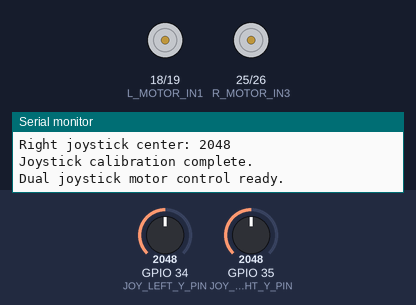
Bench run of a sketch on a simulated ESP32. Shown: motor-driver pin pairs drawn as motors (green arrow = first pin HIGH = forward, orange = second pin HIGH = backward, longer = more drive, scaled by the enable pin), the last lines printed to the serial monitor. Inputs (shaded band) come from the test bench; at power-on: GPIO 34 (JOY_LEFT_Y_PIN) = 2048, GPIO 35 (JOY_RIGHT_Y_PIN) = 2048.

Above: at 5.2 s.
5.3 s: GPIO 34 (JOY_LEFT_Y_PIN) set to 2324
6.8 s: GPIO 34 (JOY_LEFT_Y_PIN) set to 2460
At 7.2 s:
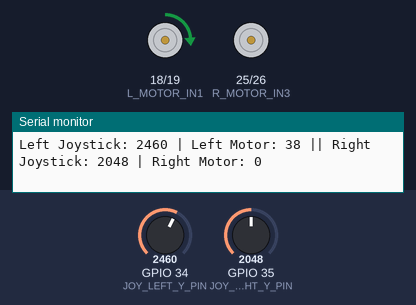
8.4 s: GPIO 35 (JOY_RIGHT_Y_PIN) set to 2345
9.9 s: GPIO 35 (JOY_RIGHT_Y_PIN) set to 2455
At 11.1 s:
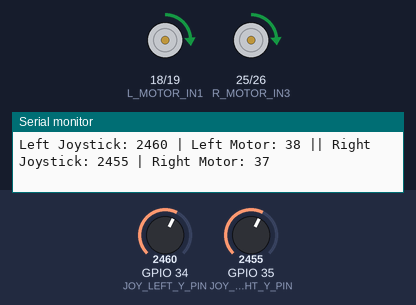
11.4 s: GPIO 34 (JOY_LEFT_Y_PIN) set to 2866
At 11.9 s:
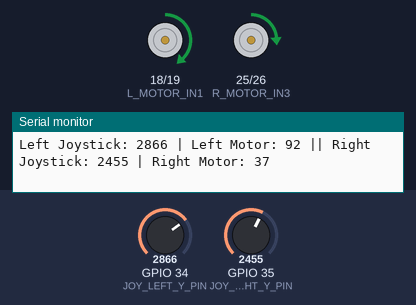
13.0 s: GPIO 34 (JOY_LEFT_Y_PIN) set to 1228
At 14.4 s:
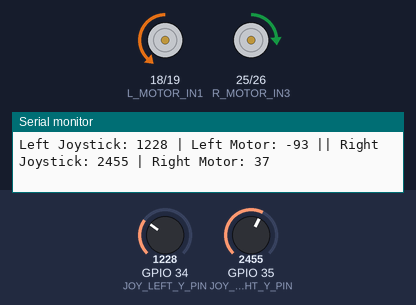
Timing chart, 0 to 15.6 s (numbered marks = the images above; inputs shaded):
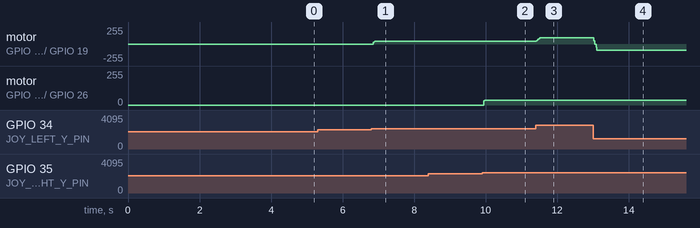

The sketch:

underwater_vehicle_control.ino
```cpp
#include <Arduino.h>

/*
 * Underwater Vehicle - Minimum Travel Time
 * -----------------------------------------
 * Course: Thermofluid Laboratory
 * Author: Jahnavi Sharma
 *
 * ESP32-based dual-motor propulsion control using
 * two analog joysticks and an L298N motor driver.
 *
 * Features:
 * - Automatic joystick center calibration
 * - Moving-average input smoothing
 * - Configurable joystick dead zone
 * - Bidirectional motor control
 * - PWM-based speed control
 * - Independent left/right motor control
 * - Serial monitoring for debugging
 */

// ============================================================
// Joystick Inputs
// ============================================================

const int JOY_LEFT_Y_PIN  = 34;   // Left joystick VRy
const int JOY_RIGHT_Y_PIN = 35;   // Right joystick VRy


// ============================================================
// L298N Motor Driver Pins
// ============================================================

// Left motor
const int L_MOTOR_EN_PIN = 27;    // ENA
const int L_MOTOR_IN1    = 18;    // IN1
const int L_MOTOR_IN2    = 19;    // IN2

// Right motor
const int R_MOTOR_EN_PIN = 14;    // ENB
const int R_MOTOR_IN3    = 25;    // IN3
const int R_MOTOR_IN4    = 26;    // IN4


// ============================================================
// PWM Configuration
// ============================================================

const int PWM_FREQ = 5000;        // PWM frequency in Hz
const int PWM_RES  = 8;            // 8-bit resolution: 0-255


// ============================================================
// Joystick Calibration
// ============================================================

int leftJoyCenter  = 2048;
int rightJoyCenter = 2048;


// ============================================================
// ADC and Motor Control Parameters
// ============================================================

const int ADC_MIN = 0;
const int ADC_MAX = 4095;

const int DEADZONE = 350;

// Minimum PWM required to overcome motor friction
const int MIN_MOTOR_SPEED = 30;

const int MOTOR_MIN = -255;
const int MOTOR_MAX = 255;


// ============================================================
// Input Smoothing
// ============================================================

const int SAMPLES = 5;

// Moving-average buffers
int leftReadings[SAMPLES];
int rightReadings[SAMPLES];

// Separate running totals for each joystick
long leftTotal  = 0;
long rightTotal = 0;

int readIndex = 0;


// ============================================================
// Read Smoothed Joystick Value
// ============================================================

int readJoystickSmoothed(
  int pin,
  int readings[],
  long &total
) {
  // Remove the oldest reading
  total -= readings[readIndex];

  // Read the latest joystick value
  readings[readIndex] = analogRead(pin);

  // Add the new reading
  total += readings[readIndex];

  // Return moving average
  return total / SAMPLES;
}


// ============================================================
// Initialize Smoothing Buffers
// ============================================================

void initializeSmoothingBuffers() {

  leftTotal = 0;
  rightTotal = 0;

  for (int i = 0; i < SAMPLES; i++) {

    leftReadings[i] = leftJoyCenter;
    rightReadings[i] = rightJoyCenter;

    leftTotal += leftReadings[i];
    rightTotal += rightReadings[i];
  }
}


// ============================================================
// Calibrate Joystick Centers
// ============================================================

void calibrateJoysticks() {

  Serial.println();
  Serial.println("Calibrating joysticks...");
  Serial.println("Keep both joysticks in the NEUTRAL position.");

  delay(2000);

  long leftSum = 0;
  long rightSum = 0;

  const int calibrationSamples = 50;

  for (int i = 0; i < calibrationSamples; i++) {

    leftSum += analogRead(JOY_LEFT_Y_PIN);
    rightSum += analogRead(JOY_RIGHT_Y_PIN);

    delay(20);
  }

  leftJoyCenter =
    leftSum / calibrationSamples;

  rightJoyCenter =
    rightSum / calibrationSamples;

  Serial.print("Left joystick center: ");
  Serial.println(leftJoyCenter);

  Serial.print("Right joystick center: ");
  Serial.println(rightJoyCenter);

  Serial.println("Joystick calibration complete.");
  Serial.println();
}


// ============================================================
// Convert Joystick ADC Reading to Motor Speed
// ============================================================

int mapADCToSpeed(int adcValue, int center) {

  // ----------------------------------------------------------
  // Neutral / Dead Zone
  // ----------------------------------------------------------

  if (
    adcValue > center - DEADZONE &&
    adcValue < center + DEADZONE
  ) {
    return 0;
  }


  // ----------------------------------------------------------
  // Forward Direction
  // ----------------------------------------------------------

  if (adcValue >= center + DEADZONE) {

    int speed = map(
      adcValue,
      center + DEADZONE,
      ADC_MAX,
      MIN_MOTOR_SPEED,
      MOTOR_MAX
    );

    return constrain(
      speed,
      MIN_MOTOR_SPEED,
      MOTOR_MAX
    );
  }


  // ----------------------------------------------------------
  // Reverse Direction
  // ----------------------------------------------------------

  if (adcValue <= center - DEADZONE) {

    int speed = map(
      adcValue,
      ADC_MIN,
      center - DEADZONE,
      MOTOR_MIN,
      -MIN_MOTOR_SPEED
    );

    return constrain(
      speed,
      MOTOR_MIN,
      -MIN_MOTOR_SPEED
    );
  }

  return 0;
}


// ============================================================
// Drive a Motor
// ============================================================

void driveMotor(
  int motorSpeed,
  int in1,
  int in2,
  int enPin
) {

  // ----------------------------------------------------------
  // Stop Motor
  // ----------------------------------------------------------

  if (motorSpeed == 0) {

    // Disable motor output
    digitalWrite(in1, LOW);
    digitalWrite(in2, LOW);

    ledcWrite(enPin, 0);

    return;
  }


  // ----------------------------------------------------------
  // Calculate PWM Duty Cycle
  // ----------------------------------------------------------

  int duty = abs(motorSpeed);

  duty = constrain(duty, 0, 255);


  // ----------------------------------------------------------
  // Forward Direction
  // ----------------------------------------------------------

  if (motorSpeed > 0) {

    digitalWrite(in1, HIGH);
    digitalWrite(in2, LOW);
  }


  // ----------------------------------------------------------
  // Reverse Direction
  // ----------------------------------------------------------

  else {

    digitalWrite(in1, LOW);
    digitalWrite(in2, HIGH);
  }


  // ----------------------------------------------------------
  // Apply PWM
  // ----------------------------------------------------------

  ledcWrite(enPin, duty);
}


// ============================================================
// Setup
// ============================================================

void setup() {

  Serial.begin(115200);

  delay(500);

  Serial.println();
  Serial.println("====================================");
  Serial.println(" Underwater Vehicle Motor Control");
  Serial.println("====================================");


  // ----------------------------------------------------------
  // Configure Motor Pins
  // ----------------------------------------------------------

  pinMode(L_MOTOR_IN1, OUTPUT);
  pinMode(L_MOTOR_IN2, OUTPUT);

  pinMode(R_MOTOR_IN3, OUTPUT);
  pinMode(R_MOTOR_IN4, OUTPUT);

  pinMode(L_MOTOR_EN_PIN, OUTPUT);
  pinMode(R_MOTOR_EN_PIN, OUTPUT);


  // ----------------------------------------------------------
  // Force Motors to Stop During Startup
  // ----------------------------------------------------------

  digitalWrite(L_MOTOR_IN1, LOW);
  digitalWrite(L_MOTOR_IN2, LOW);

  digitalWrite(R_MOTOR_IN3, LOW);
  digitalWrite(R_MOTOR_IN4, LOW);


  // ----------------------------------------------------------
  // Configure PWM
  // ----------------------------------------------------------

  ledcAttach(
    L_MOTOR_EN_PIN,
    PWM_FREQ,
    PWM_RES
  );

  ledcAttach(
    R_MOTOR_EN_PIN,
    PWM_FREQ,
    PWM_RES
  );


  // Ensure motors start stopped
  ledcWrite(L_MOTOR_EN_PIN, 0);
  ledcWrite(R_MOTOR_EN_PIN, 0);


  delay(500);


  // ----------------------------------------------------------
  // Calibrate Joysticks
  // ----------------------------------------------------------

  calibrateJoysticks();


  // ----------------------------------------------------------
  // Initialize Smoothing Buffers
  // ----------------------------------------------------------

  initializeSmoothingBuffers();


  Serial.println("Dual joystick motor control ready.");
  Serial.println();
}


// ============================================================
// Main Control Loop
// ============================================================

void loop() {

  // ----------------------------------------------------------
  // Move to Next Position in Moving-Average Buffer
  // ----------------------------------------------------------

  readIndex = (readIndex + 1) % SAMPLES;


  // ----------------------------------------------------------
  // Read and Smooth Joystick Inputs
  // ----------------------------------------------------------

  int rawLeftY = readJoystickSmoothed(
    JOY_LEFT_Y_PIN,
    leftReadings,
    leftTotal
  );

  int rawRightY = readJoystickSmoothed(
    JOY_RIGHT_Y_PIN,
    rightReadings,
    rightTotal
  );


  // ----------------------------------------------------------
  // Convert Joystick Inputs to Motor Commands
  // ----------------------------------------------------------

  int leftMotorSpeed = mapADCToSpeed(
    rawLeftY,
    leftJoyCenter
  );

  int rightMotorSpeed = mapADCToSpeed(
    rawRightY,
    rightJoyCenter
  );


  // ----------------------------------------------------------
  // Drive Motors
  // ----------------------------------------------------------

  driveMotor(
    leftMotorSpeed,
    L_MOTOR_IN1,
    L_MOTOR_IN2,
    L_MOTOR_EN_PIN
  );

  driveMotor(
    rightMotorSpeed,
    R_MOTOR_IN3,
    R_MOTOR_IN4,
    R_MOTOR_EN_PIN
  );


  // ----------------------------------------------------------
  // Serial Debug Output
  // Only print while motors are moving
  // ----------------------------------------------------------

  if (
    leftMotorSpeed != 0 ||
    rightMotorSpeed != 0
  ) {

    Serial.print("Left Joystick: ");
    Serial.print(rawLeftY);

    Serial.print(" | Left Motor: ");
    Serial.print(leftMotorSpeed);

    Serial.print(" || Right Joystick: ");
    Serial.print(rawRightY);

    Serial.print(" | Right Motor: ");
    Serial.println(rightMotorSpeed);
  }


  // ----------------------------------------------------------
  // Control Update Period
  // 20 ms ≈ 50 Hz
  // ----------------------------------------------------------

  delay(20);
}
```

Measured:
- after the input at 5.3 s, every drawn part: stays the same
- after the input at 6.8 s, motor on GPIO 18 (L_MOTOR_IN1) / GPIO 19 (L_MOTOR_IN2): stopped → forward 38/255 after 0.06 s
- after the input at 9.9 s, motor on GPIO 25 (R_MOTOR_IN3) / GPIO 26 (R_MOTOR_IN4): stopped → forward 37/255 after 0.05 s
- after the input at 11.4 s, motor on GPIO 18 (L_MOTOR_IN1) / GPIO 19 (L_MOTOR_IN2): forward 38/255 → forward 92/255 at once
- after the input at 13.0 s, motor on GPIO 18 (L_MOTOR_IN1) / GPIO 19 (L_MOTOR_IN2): forward 92/255 → backward 93/255 at once
